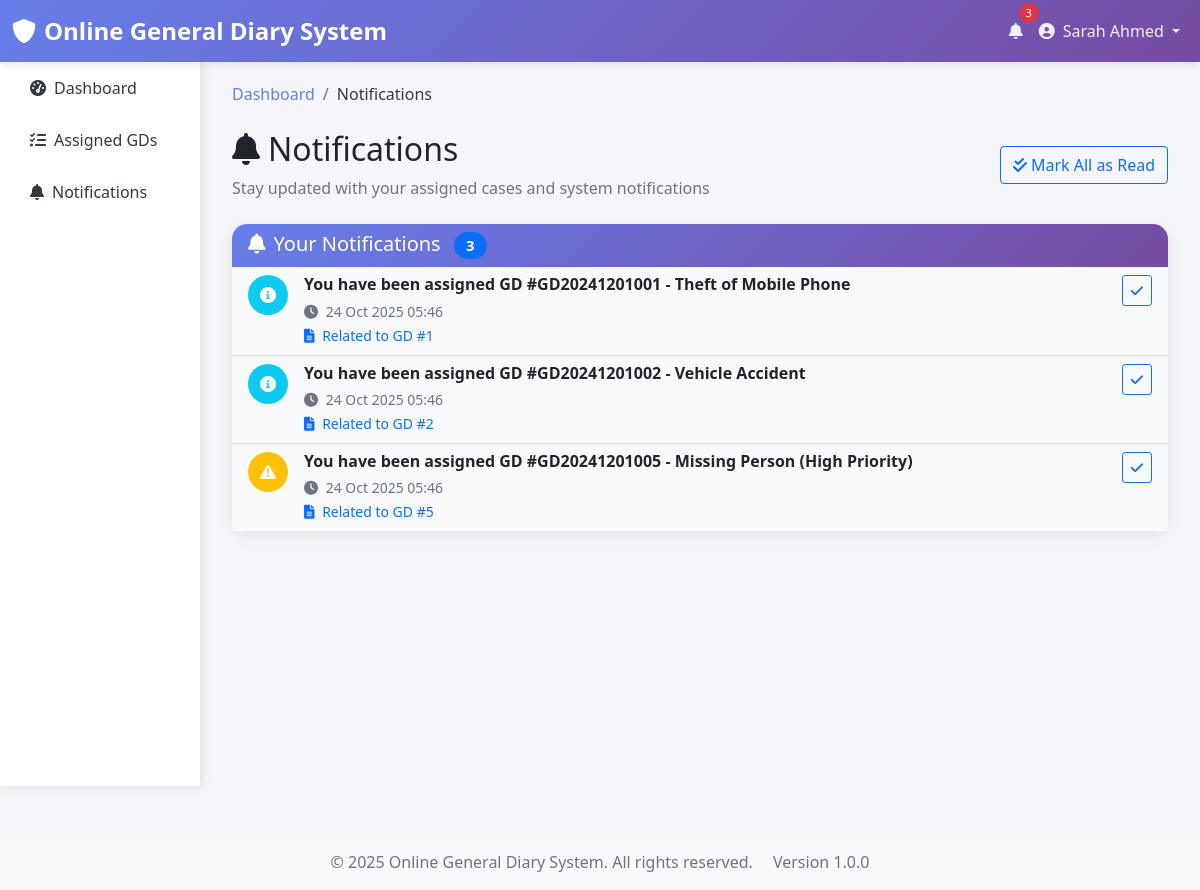
Screenshot of /si/notifications.php (signed in) with the database file from the repository.
### tables this page shows
CREATE TABLE IF NOT EXISTS users (
    user_id INT AUTO_INCREMENT PRIMARY KEY,
    f_name VARCHAR(50) NOT NULL,
    l_name VARCHAR(50) NOT NULL,
    email VARCHAR(100) UNIQUE NOT NULL,
    password VARCHAR(255) NOT NULL,
    phone VARCHAR(20),
    nid VARCHAR(20) UNIQUE,
    address TEXT,
    role ENUM('admin', 'si', 'user') NOT NULL DEFAULT 'user',
    is_active BOOLEAN DEFAULT TRUE,
    created_at TIMESTAMP DEFAULT CURRENT_TIMESTAMP,
    updated_at TIMESTAMP DEFAULT CURRENT_TIMESTAMP ON UPDATE CURRENT_TIMESTAMP,
    INDEX idx_email (email),
    INDEX idx_role (role),
    INDEX idx_nid (nid)
);

CREATE TABLE IF NOT EXISTS notifications (
    notif_id INT AUTO_INCREMENT PRIMARY KEY,
    user_id INT NOT NULL,
    gd_id INT NULL,
    message TEXT NOT NULL,
    type ENUM('info', 'warning', 'success', 'error') DEFAULT 'info',
    is_read BOOLEAN DEFAULT FALSE,
    created_at TIMESTAMP DEFAULT CURRENT_TIMESTAMP,
    FOREIGN KEY (user_id) REFERENCES users(user_id) ON DELETE CASCADE,
    FOREIGN KEY (gd_id) REFERENCES gds(gd_id) ON DELETE CASCADE,
    INDEX idx_user_id (user_id),
    INDEX idx_gd_id (gd_id),
    INDEX idx_is_read (is_read),
    INDEX idx_created_at (created_at)
);

### includes/auth.php (called while the page is built, shortened)
<?php
$projectRoot = dirname(__DIR__);
require_once $projectRoot . '/config/config.php';
require_once $projectRoot . '/config/db.php';
function isLoggedIn() {
    return isset($_SESSION['user_id']) && !empty($_SESSION['user_id']);
}
function getCurrentUser() {
    $sql = "SELECT * FROM users WHERE user_id = ? AND is_active = 1";
    return fetchRow($sql, [$_SESSION['user_id']]);
}

### config/db.php (called while the page is built, shortened)
<?php
class Database {
    private $host = 'localhost';
    private $db_name = 'online_gd_system';
    private $username = 'root';
    private $password = '';
    private $charset = 'utf8mb4';
    public function getConnection() {
        $this->pdo = null;
        try {
            $dsn = "mysql:host=" . $this->host . ";dbname=" . $this->db_name . ";charset=" . $this->charset;
            $options = [
                PDO::ATTR_ERRMODE            => PDO::ERRMODE_EXCEPTION,
                PDO::ATTR_DEFAULT_FETCH_MODE => PDO::FETCH_ASSOC,
                PDO::ATTR_EMULATE_PREPARES   => false,
                PDO::MYSQL_ATTR_INIT_COMMAND => "SET NAMES utf8mb4"
            ];
            $this->pdo = new PDO($dsn, $this->username, $this->password, $options);
        } catch(PDOException $exception) {
            error_log("Database connection error: " . $exception->getMessage());
            die("Database connection failed. Please check your configuration.");
        }
        return $this->pdo;
        return $this->pdo;
    }
}
$database = new Database();
$pdo = $database->getConnection();
function executeQuery($sql, $params = []) {
    global $pdo;
    try {
        $stmt = $pdo->prepare($sql);
        $stmt->execute($params);
        return $stmt;
    } catch(PDOException $e) {
        error_log("Query execution error: " . $e->getMessage());
        return false;
    }
}
function fetchRow($sql, $params = []) {
    $stmt = executeQuery($sql, $params);
    return $stmt ? $stmt->fetch() : false;
}
function fetchAll($sql, $params = []) {
    $stmt = executeQuery($sql, $params);
    return $stmt ? $stmt->fetchAll() : false;
}

### includes/functions.php (called while the page is built, shortened)
<?php
$projectRoot = dirname(__DIR__);
require_once $projectRoot . '/config/config.php';
require_once $projectRoot . '/config/db.php';
function getNotifications($userId, $limit = 10) {
    $sql = "SELECT * FROM notifications WHERE user_id = ? ORDER BY created_at DESC LIMIT ?";
    return fetchAll($sql, [$userId, $limit]);
}
function getUnreadNotificationCount($userId) {
    $sql = "SELECT COUNT(*) as count FROM notifications WHERE user_id = ? AND is_read = 0";
    $result = fetchRow($sql, [$userId]);
    return $result['count'];
}

### config/config.php (called while the page is built, shortened)
<?php
function formatDateTime($datetime, $format = 'd M Y H:i') {
    return date($format, strtotime($datetime));
}

### si/notifications.php (the view, shortened to what this page needs)
<?php
require_once '../config/config.php';
require_once '../includes/auth.php';
require_once '../includes/functions.php';
$currentUser = getCurrentUser();
$notifications = getNotifications($currentUser['user_id'], 50);
?>
<?php include '../header.php'; ?>
<nav aria-label="breadcrumb" class="mb-4">
    <ol class="breadcrumb">
        <li class="breadcrumb-item"><a href="dashboard.php">Dashboard</a></li>
        <li class="breadcrumb-item active" aria-current="page">Notifications</li>
    </ol>
</nav>
<div class="row mb-4">
    <div class="col-12">
        <div class="d-flex justify-content-between align-items-center">
            <div>
                <h2><i class="fas fa-bell me-2"></i>Notifications</h2>
                <p class="text-muted mb-0">Stay updated with your assigned cases and system notifications</p>
            </div>
            <div>
                <form method="POST" class="d-inline">
                    <button type="submit" class="btn btn-outline-primary" onclick="return confirm('Mark all notifications as read?')">
                        <i class="fas fa-check-double me-1"></i>Mark All as Read
                    </button>
                </form>
            </div>
        </div>
    </div>
</div>
<div class="card">
    <div class="card-header">
        <h5 class="mb-0">
            <i class="fas fa-bell me-2"></i>Your Notifications
            <span class="badge bg-primary ms-2"><?php echo count($notifications); ?></span>
        </h5>
    </div>
    <div class="card-body p-0">
        <?php if (!empty($notifications)): ?>
            <div class="list-group list-group-flush">
                <?php foreach ($notifications as $notification): ?>
                    <div class="list-group-item <?php echo $notification['is_read'] ? '' : 'bg-light'; ?>">
                        <div class="d-flex align-items-start">
                            <div class="flex-shrink-0 me-3">
                                <div class="bg-<?php
                                    switch($notification['type']) {
                                        case 'warning': echo 'warning'; break;
                                        default: echo 'info';
                                    }
                                ?> rounded-circle d-flex align-items-center justify-content-center" style="width: 40px; height: 40px;">
                                    <i class="fas fa-<?php
                                        switch($notification['type']) {
                                            case 'warning': echo 'exclamation-triangle'; break;
                                            default: echo 'info-circle';
                                        }
                                    ?> text-white"></i>
                                </div>
                            </div>
                            <div class="flex-grow-1">
                                <div class="d-flex justify-content-between align-items-start">
                                    <div>
                                        <h6 class="mb-1 <?php echo $notification['is_read'] ? '' : 'fw-bold'; ?>">
                                            <?php echo htmlspecialchars($notification['message']); ?>
                                        </h6>
                                        <small class="text-muted">
                                            <i class="fas fa-clock me-1"></i>
                                            <?php echo formatDateTime($notification['created_at']); ?>
                                        </small>
                                        <?php if ($notification['gd_id']): ?>
                                            <br>
                                            <small class="text-primary">
                                                <i class="fas fa-file-alt me-1"></i>
                                                Related to GD #<?php echo $notification['gd_id']; ?>
                                            </small>
                                        <?php endif; ?>
                                    </div>
                                    <div class="flex-shrink-0">
                                        <?php if (!$notification['is_read']): ?>
                                            <form method="POST" class="d-inline">
                                                <button type="submit" class="btn btn-sm btn-outline-primary" title="Mark as read">
                                                    <i class="fas fa-check"></i>
                                                </button>
                                            </form>
                                        <?php endif; ?>
                                    </div>
                                </div>
                            </div>
                        </div>
                    </div>
                <?php endforeach; ?>
            </div>
        <?php endif; ?>
    </div>
</div>
<?php include '../footer.php'; ?>

### header.php (shortened to what this page needs)
<?php
$currentUser = getCurrentUser();
$unreadNotifications = $currentUser ? getUnreadNotificationCount($currentUser['user_id']) : 0;
?>
<!DOCTYPE html>
<html lang="en">
<head>
    <link href="https://cdn.jsdelivr.net/npm/bootstrap@5.1.3/dist/css/bootstrap.min.css" rel="stylesheet">
    <link href="https://cdnjs.cloudflare.com/ajax/libs/font-awesome/6.0.0/css/all.min.css" rel="stylesheet">
</head>
<body>
    <nav class="navbar navbar-expand-lg navbar-dark">
        <div class="container-fluid">
            <a class="navbar-brand" href="<?php echo APP_URL; ?>">
                <i class="fas fa-shield-alt me-2"></i><?php echo APP_NAME; ?>
            </a>
            <div class="collapse navbar-collapse" id="navbarNav">
                <ul class="navbar-nav ms-auto">
                    <?php if ($currentUser): ?>
                        <li class="nav-item dropdown">
                            <a class="nav-link position-relative" href="#" id="notificationDropdown" role="button" data-bs-toggle="dropdown">
                                <i class="fas fa-bell"></i>
                                <?php if ($unreadNotifications > 0): ?>
                                    <span class="notification-badge"><?php echo $unreadNotifications; ?></span>
                                <?php endif; ?>
                            </a>
                        </li>
                        <li class="nav-item dropdown">
                            <a class="nav-link dropdown-toggle" href="#" id="userDropdown" role="button" data-bs-toggle="dropdown">
                                <i class="fas fa-user-circle me-2"></i><?php echo htmlspecialchars($currentUser['f_name'] . ' ' . $currentUser['l_name']); ?>
                            </a>
                        </li>
                    <?php endif; ?>
                </ul>
            </div>
        </div>
    </nav>
    <div class="container-fluid">
        <div class="row">
            <?php if ($currentUser): ?>
                <div class="col-md-3 col-lg-2 p-0">
                    <div class="sidebar">
                        <nav class="nav flex-column">
                            <?php
                            $currentRole = $currentUser['role'];
                            $currentPage = basename($_SERVER['PHP_SELF'], '.php');
                            $menuItems = [];
                            if ($currentRole === 'admin') {
                                $menuItems = [
                                    ['dashboard.php', 'fas fa-tachometer-alt', 'Dashboard'],
                                    ['users.php', 'fas fa-users', 'User Management'],
                                    ['gd_management.php', 'fas fa-file-alt', 'GD Management'],
                                    ['status_management.php', 'fas fa-tags', 'Status Management'],
                                    ['sql_panel.php', 'fas fa-database', 'SQL Panel'],
                                    ['notifications.php', 'fas fa-bell', 'Notifications'],
                                    ['admin_notes.php', 'fas fa-sticky-note', 'Admin Notes']
                                ];
                            } elseif ($currentRole === 'si') {
                                $menuItems = [
                                    ['dashboard.php', 'fas fa-tachometer-alt', 'Dashboard'],
                                    ['assigned_gds.php', 'fas fa-tasks', 'Assigned GDs'],
                                    ['notifications.php', 'fas fa-bell', 'Notifications']
                                ];
                            }
                            foreach ($menuItems as $item):
                                $isActive = ($item[0] === $currentPage) ? 'active' : '';
                            ?>
                                <a class="nav-link <?php echo $isActive; ?>" href="<?php echo APP_URL; ?>/<?php echo $currentRole; ?>/<?php echo $item[0]; ?>">
                                    <i class="<?php echo $item[1]; ?> me-2"></i><?php echo $item[2]; ?>
                                </a>
                            <?php endforeach; ?>
                        </nav>
                    </div>
                </div>
                <div class="col-md-9 col-lg-10">
                    <div class="main-content">
            <?php else: ?>
                <div class="col-12">
                    <div class="main-content">
            <?php endif; ?>

### header.php (style rules this page uses)
:root { --primary-color: #667eea; --secondary-color: #764ba2; --success-color: #28a745; --danger-color: #dc3545; --warning-color: #ffc107; --info-color: #17a2b8; --light-color: #f8f9fa; --dark-color: #343a40; }
body { font-family: 'Segoe UI', Tahoma, Geneva, Verdana, sans-serif; background-color: #f5f6fa; }
.navbar { background: linear-gradient(135deg, var(--primary-color) 0%, var(--secondary-color) 100%); box-shadow: 0 2px 10px rgba(0,0,0,0.1); }
.navbar-brand { font-weight: 700; font-size: 1.5rem; }
.navbar-nav .nav-link { color: rgba(255,255,255,0.9) !important; font-weight: 500; transition: all 0.3s ease; }
.notification-badge { position: absolute; top: -8px; right: -8px; background: var(--danger-color); color: white; border-radius: 50%; width: 20px; height: 20px; font-size: 0.7rem; display: flex; align-items: center; justify-content: center; }
.sidebar { background: white; box-shadow: 2px 0 10px rgba(0,0,0,0.1); min-height: calc(100vh - 76px); }
.sidebar .nav-link { color: var(--dark-color); padding: 12px 20px; border-radius: 8px; margin: 2px 10px; transition: all 0.3s ease; }
.main-content { padding: 20px; }
.card { border: none; border-radius: 15px; box-shadow: 0 5px 15px rgba(0,0,0,0.08); transition: all 0.3s ease; }
.card-header { background: linear-gradient(135deg, var(--primary-color) 0%, var(--secondary-color) 100%); color: white; border-radius: 15px 15px 0 0 !important; border: none; }
.badge { border-radius: 20px; padding: 6px 12px; }
.breadcrumb { background: none; padding: 0; }
.breadcrumb-item a { color: var(--primary-color); text-decoration: none; }
.breadcrumb-item.active { color: var(--dark-color); }

### rows the page displays
users: f_name+l_name "Sarah Ahmed"
notifications: message "You have been assigned GD #GD20241201001 - Theft of Mobile Phone", created_at "24 Oct 2025 05:46", gd "1"
notifications: message "You have been assigned GD #GD20241201002 - Vehicle Accident", created_at "24 Oct 2025 05:46", gd "2"
notifications: message "You have been assigned GD #GD20241201005 - Missing Person (High Priority)", created_at "24 Oct 2025 05:46", gd "5"

### other values shown
APP_NAME "Online General Diary System"
$unreadNotifications "3"
$item[2] "Dashboard"
$item[2] "Assigned GDs"
$item[2] "Notifications"
count($notifications) "3"
APP_VERSION "1.0.0"
